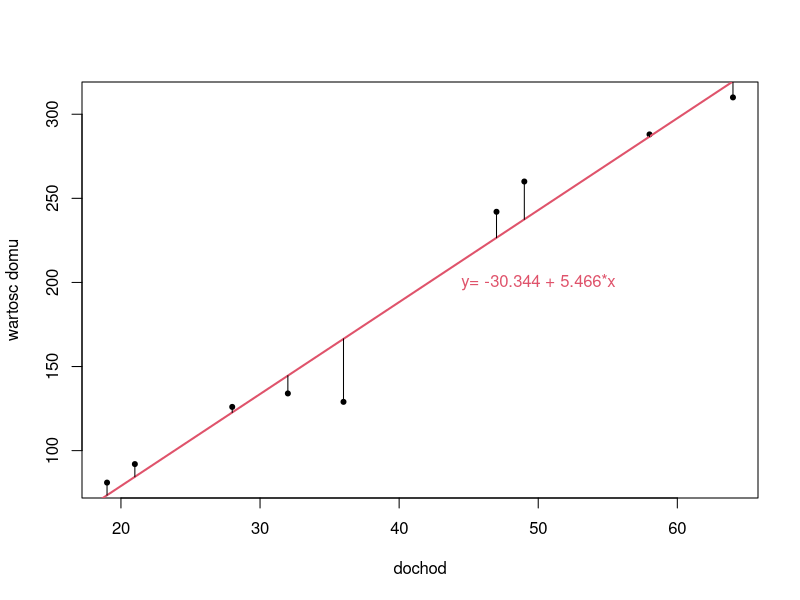
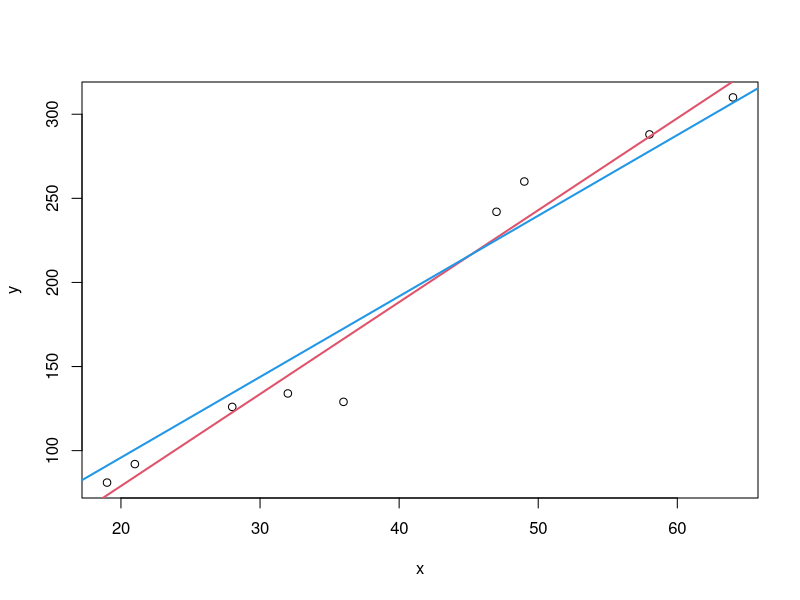
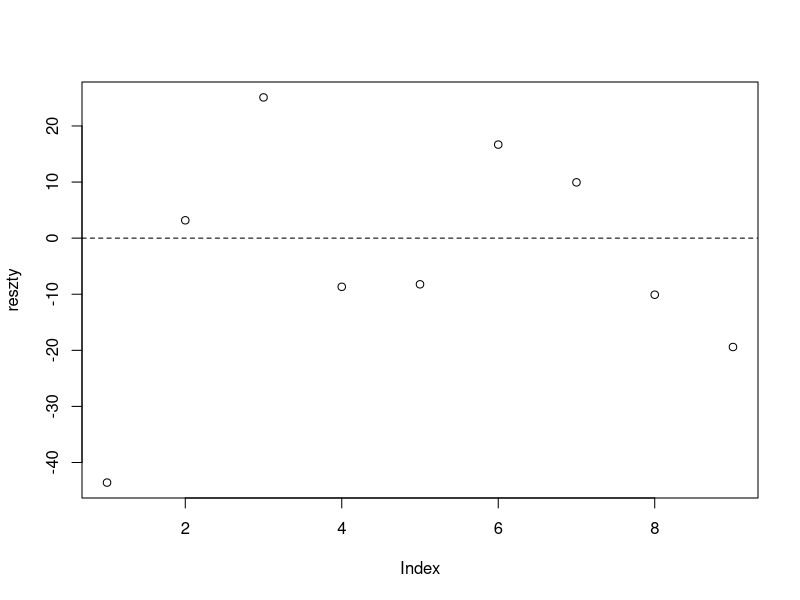

Write the R code that produced these figures, in order.
## ---- chunk 1
roczny_dochod = c(36,64,49,21,28,47,58,19,32) # Roczny dochód (w tys. $)
wartosc_domu = c(129,310,260,92,126,242,288,81,134) # Wartość domu (w tys. $)


# y - zmienna zależna
# x - zmienna niezależna

# patrzymy jak Y zależy od X.

x = roczny_dochod
y = wartosc_domu

plot(x,y, pch=20, xlab='dochod', ylab='wartosc domu')

# Widoczna jest zależność liniowa dodatnia, raczej silna, bo punkty są bardzo blisko prostej.

# Korelacja Pearsona

r = cor(x,y)
# Wynik: 0.980419 - bardzo silna zależność dodatnia

# Korelacja to miara zależności liniowej. Jeśli punkty nie układają się na prostej, to nie powinno się jej w ogóle interpretować.

# H0 - y i x są niezależne.
# H1 - x i y są zależne.

# jeśli p < 5% to H1.
cor.test(x,y)

# Pearson's product-moment correlation
# 
# data:  x and y
# t = 13.172, df = 7, p-value = 3.394e-06
# alternative hypothesis: true correlation is not equal to 0
# 95 percent confidence interval:
#  0.9066015 0.9960167
# sample estimates:
#      cor 
# 0.980419 

# Zatem Y jest zależne od X.

# Wyznaczanie prostej regresji y = a + b*x >>> MNK (metoda najmniejszych kwadratów)

# Wyznaczamy zależność liniową y = a + b*x
lm(y~x)

# Call:
# lm(formula = y ~ x)
# 
# Coefficients:
# (Intercept)            x  
#     -30.344        5.466  

# Zatem wynik: y = -30.344 + 5.466*x

# Dorysowanie prostej liniowej w kolorze col=2 oraz grubości linii lwd=2
abline(lm(y~x), col=2, lwd=2) 
text(50,200, 'y= -30.344 + 5.466*x', col=2)

segments(x, lm(y~x)$fitted, x,y) # rysunki reszt

# b) Przeanalizuj dopasowanie modelu.

# X oraz Y są dla całej populacji, x i y - dla próbki
# Analizujemy model regresji prostej liniowej: Y = a + b*X + epsilon
# Przyjmujemy, że wyznaczone a i b są takie same jak dla próbki.

a = -30.344
b = 5.466



# Czy można przyjąć powyższe równanie jako model?

# 1) Czy istnieje zależność pomiędzy Y a X?
# H0 - b  = 0 (NIE)
# H1 - b != 0 (TAK)

# 2) Czy wyraz wolny jest istotny w modelu?
# H0: a  = 0 (NIE)
# H1: a != 0 (TAK)



model = lm(y~x)
summary(model)

# Call:
# lm(formula = y ~ x)
# 
# Residuals:
#     Min      1Q  Median      3Q     Max 
# -37.445  -9.504   3.286   7.550  22.492 
# 
# Coefficients:
#             Estimate Std. Error t value Pr(>|t|)    
# (Intercept)  -30.344     17.484  -1.736    0.126    
# x              5.466      0.415  13.172 3.39e-06 ***
# ---
# Signif. codes:  0 ‘***’ 0.001 ‘**’ 0.01 ‘*’ 0.05 ‘.’ 0.1 ‘ ’ 1
# 
# Residual standard error: 18.8 on 7 degrees of freedom
# Multiple R-squared:  0.9612,	Adjusted R-squared:  0.9557 
# F-statistic: 173.5 on 1 and 7 DF,  p-value: 3.394e-06

# Zatem b jest istotny (bo x ma p-value 3.39e-06) natomiast a nie jest istotny (p-value 0.126)

# możemy zatem usunąć wyraz wolny

# Y = b*X

model2 = lm(y~x+0) # Y = b*X + epsilon
summary(model2)

# Call:
# lm(formula = y ~ x + 0)
# 
# Residuals:
#     Min      1Q  Median      3Q     Max 
# -43.584 -10.086  -8.232   9.948  25.094 
# 
# Coefficients:
#   Estimate Std. Error t value Pr(>|t|)    
# x   4.7940     0.1664   28.81 2.28e-09 ***
# ---
# Signif. codes:  0 ‘***’ 0.001 ‘**’ 0.01 ‘*’ 0.05 ‘.’ 0.1 ‘ ’ 1
# 
# Residual standard error: 21.03 on 8 degrees of freedom
# Multiple R-squared:  0.9905,	Adjusted R-squared:  0.9893 
# F-statistic: 830.2 on 1 and 8 DF,  p-value: 2.278e-09


# Nasz nowy (aktualny) model: Y = 4.7940*X + epsilon

plot(x,y)
abline(model, col=2, lwd=2) # najlepsze dopasowanie dla 9 punktów
abline(model2, col=4, lwd=2) # najlepsze dopasowanie dla całej populacji

# 3) Współczynnik determinacji R^2 in [0,1]
# 0.6 - 1 >>> wtedy model jest użyteczny

# Miara w jakim stopniu model wyjaśnia Y na podstawie X.

summary(model2)

# Call:
# lm(formula = y ~ x + 0)
# 
# Residuals:
#     Min      1Q  Median      3Q     Max 
# -43.584 -10.086  -8.232   9.948  25.094 
# 
# Coefficients:
#   Estimate Std. Error t value Pr(>|t|)    
# x   4.7940     0.1664   28.81 2.28e-09 ***
# ---
# Signif. codes:  0 ‘***’ 0.001 ‘**’ 0.01 ‘*’ 0.05 ‘.’ 0.1 ‘ ’ 1
# 
# Residual standard error: 21.03 on 8 degrees of freedom
# Multiple R-squared:  0.9905,	Adjusted R-squared:  0.9893 
# F-statistic: 830.2 on 1 and 8 DF,  p-value: 2.278e-09

# Mamy R-squared 0.9905 - bardzo dobry model.

# Model w bardzo dużym stopniu wyjaśnia Y na podstawie X.
# model jest bardzo dobrze dopasowany do danych.

# 4) Analiza reszt (sprawdzenie założenia o normalności reszt, o wartości średniej reszt i o losowości reszt).

reszty =  model2$residuals
reszty

# czy reszty pochodzą z rozkładu normalnego?

# H0: reszty mają rozkład normalny
# H1: reszty nie mają rozkładu normalnego

shapiro.test(reszty)
# p-value = 0.8283 - założenie spełnione, nie udało się odrzucić H0 - zatem przyjmujemy, że reszty mają rozkład normalny.

# H0: mu_eps = 0
# H1: mu_eps != 0

t.test(reszty, mu=0)
# p-value = 0.5862 - założenie spełnione - średnia nie różni się w sposób istotny od 0

plot(reszty)
abline(h=0, lty=2)
# widoczna chmura punktów, czyli przyjmujemy że reszty są losowe i nieskorelowany, czyli jest OK

# c) Oszacuj wartość domu rodziny, której roczny dochód wynosi $40000.
# d) Wyznacz 95% przedział ufności dla szacowanej wartości domu tej rodziny.

# Y = 4.7940 * X + epsilon
wartosc = 4.7940*40
wartosc

points(40, wartosc, pch=18,col=2,cex=2)

predict(model2, list(x=40), level=0.95, interval='p')
# prognoza y dla rodziny z x = 40 (tyś $) - 95% pewności że rodzina ma wartość pomiędzy 140 a 242


predict(model2, list(x=40), level=0.95, interval='c')
# prognoza EY dla x=40 (uśrednionego Y) - prognozujemy średnią wartość domu dla rodzin.

#        fit      lwr      upr
# 1 191.7601 140.8946 242.6257

# Dopasowanie 

